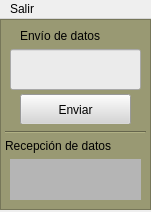
<?xml version="1.0" encoding="UTF-8"?>
<ui version="4.0">
 <class>MainWindow</class>
 <widget class="QMainWindow" name="MainWindow">
  <property name="geometry">
   <rect>
    <x>0</x>
    <y>0</y>
    <width>151</width>
    <height>212</height>
   </rect>
  </property>
  <property name="windowTitle">
   <string>MainWindow</string>
  </property>
  <widget class="QWidget" name="centralwidget">
   <widget class="QFrame" name="frame">
    <property name="geometry">
     <rect>
      <x>0</x>
      <y>0</y>
      <width>151</width>
      <height>191</height>
     </rect>
    </property>
    <property name="styleSheet">
     <string notr="true">background-color: rgb(153, 153, 115);</string>
    </property>
    <property name="frameShape">
     <enum>QFrame::StyledPanel</enum>
    </property>
    <property name="frameShadow">
     <enum>QFrame::Raised</enum>
    </property>
    <widget class="QLabel" name="label_2">
     <property name="geometry">
      <rect>
       <x>5</x>
       <y>115</y>
       <width>139</width>
       <height>23</height>
      </rect>
     </property>
     <property name="styleSheet">
      <string notr="true">font: 75 12pt &quot;Comic Sans MS&quot;;</string>
     </property>
     <property name="text">
      <string>Recepción de datos</string>
     </property>
    </widget>
    <widget class="QPushButton" name="boton">
     <property name="geometry">
      <rect>
       <x>20</x>
       <y>75</y>
       <width>111</width>
       <height>31</height>
      </rect>
     </property>
     <property name="styleSheet">
      <string notr="true">font: 16pt &quot;MS Shell Dlg 2&quot;;
background-color: rgb(213, 213, 213);</string>
     </property>
     <property name="text">
      <string>Enviar</string>
     </property>
    </widget>
    <widget class="Line" name="line">
     <property name="geometry">
      <rect>
       <x>5</x>
       <y>105</y>
       <width>141</width>
       <height>16</height>
      </rect>
     </property>
     <property name="orientation">
      <enum>Qt::Horizontal</enum>
     </property>
    </widget>
    <widget class="QLineEdit" name="angulo">
     <property name="geometry">
      <rect>
       <x>10</x>
       <y>30</y>
       <width>131</width>
       <height>41</height>
      </rect>
     </property>
     <property name="styleSheet">
      <string notr="true">font: 14pt &quot;MS Shell Dlg 2&quot;;
background-color: rgb(235, 235, 235);</string>
     </property>
     <property name="alignment">
      <set>Qt::AlignCenter</set>
     </property>
    </widget>
    <widget class="QLabel" name="dato">
     <property name="geometry">
      <rect>
       <x>10</x>
       <y>140</y>
       <width>131</width>
       <height>41</height>
      </rect>
     </property>
     <property name="styleSheet">
      <string notr="true">background-color: rgb(181, 181, 181);
font: 16pt &quot;MS Shell Dlg 2&quot;;</string>
     </property>
     <property name="text">
      <string/>
     </property>
     <property name="alignment">
      <set>Qt::AlignCenter</set>
     </property>
    </widget>
    <widget class="QLabel" name="label_3">
     <property name="geometry">
      <rect>
       <x>20</x>
       <y>5</y>
       <width>111</width>
       <height>23</height>
      </rect>
     </property>
     <property name="styleSheet">
      <string notr="true">font: 75 12pt &quot;Comic Sans MS&quot;;</string>
     </property>
     <property name="text">
      <string>Envío de datos</string>
     </property>
    </widget>
   </widget>
  </widget>
  <widget class="QMenuBar" name="menubar">
   <property name="geometry">
    <rect>
     <x>0</x>
     <y>0</y>
     <width>151</width>
     <height>21</height>
    </rect>
   </property>
   <widget class="QMenu" name="menuSalir">
    <property name="title">
     <string>Salir</string>
    </property>
    <addaction name="actionExit"/>
   </widget>
   <addaction name="menuSalir"/>
  </widget>
  <action name="actionExit">
   <property name="text">
    <string>Exit</string>
   </property>
  </action>
 </widget>
 <resources/>
 <connections/>
 <designerdata>
  <property name="gridDeltaX">
   <number>5</number>
  </property>
  <property name="gridDeltaY">
   <number>5</number>
  </property>
  <property name="gridSnapX">
   <bool>true</bool>
  </property>
  <property name="gridSnapY">
   <bool>true</bool>
  </property>
  <property name="gridVisible">
   <bool>true</bool>
  </property>
 </designerdata>
</ui>
